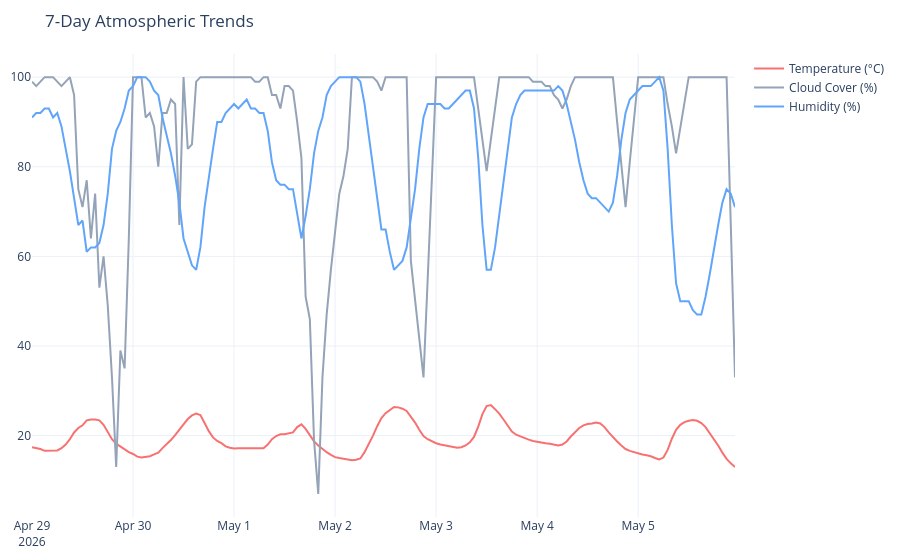

Here is the notebook cell this chart was saved with:
### Code cell
fig_w = go.Figure()
colors_map = {"Temp_C": "#F87171", "Cloud_Pct": "#94A3B8", "Humidity": "#60A5FA"}
labels_map = {"Temp_C": "Temperature (°C)", "Cloud_Pct": "Cloud Cover (%)", "Humidity": "Humidity (%)"}
for col, clr in colors_map.items():
    fig_w.add_trace(go.Scatter(
        x=data['Time'], y=data[col], name=labels_map[col],
        line=dict(color=clr, width=2),
        hovertemplate='%{y:.1f}<extra>' + labels_map[col] + '</extra>',
    ))
fig_w.update_layout(
    title="7-Day Atmospheric Trends", hovermode="x unified",
    legend=dict(orientation="v", x=1.02, y=1, xanchor="left", bgcolor="rgba(0,0,0,0)"),
    margin=dict(l=10, r=160, t=54, b=10), template="plotly_white",
)
fig_w.show()

### Figure 1 — Plotly figure (JSON) as saved in the notebook; plotly's stock layout.template omitted (floating-point values rounded to 4 significant figures; data arrays with more than 128 entries replaced by an {"elided": "..."} marker saying what was removed)
{"data": [{"hovertemplate": "%{y:.1f}<extra>Temperature (°C)</extra>", "line": {"color": "#F87171", "width": 2}, "name": "Temperature (°C)", "type": "scatter", "x": {"elided": "168 str values"}, "y": {"elided": "168 float values"}}, {"hovertemplate": "%{y:.1f}<extra>Cloud Cover (%)</extra>", "line": {"color": "#94A3B8", "width": 2}, "name": "Cloud Cover (%)", "type": "scatter", "x": {"elided": "168 str values"}, "y": {"elided": "168 int values"}}, {"hovertemplate": "%{y:.1f}<extra>Humidity (%)</extra>", "line": {"color": "#60A5FA", "width": 2}, "name": "Humidity (%)", "type": "scatter", "x": {"elided": "168 str values"}, "y": {"elided": "168 int values"}}], "layout": {"hovermode": "x unified", "legend": {"bgcolor": "rgba(0,0,0,0)", "orientation": "v", "x": 1.02, "xanchor": "left", "y": 1}, "margin": {"b": 10, "l": 10, "r": 160, "t": 54}, "title": {"text": "7-Day Atmospheric Trends"}}}
